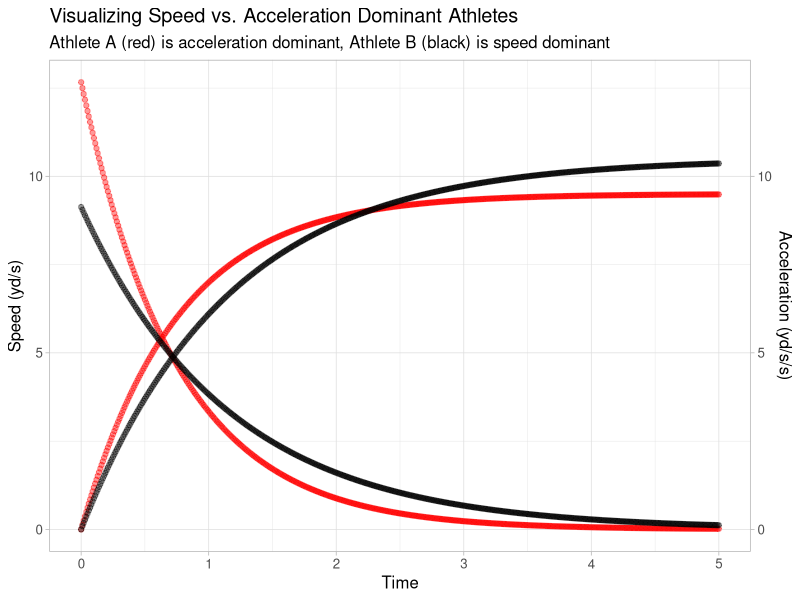

R code for this plot:
## ---- chunk 1
library(tidyverse)
## ---- chunk 2
df <- data.frame(time = seq(0, 5, by = 0.01)) %>%
mutate(speed = 9.5 * (1-exp(-time/.75)),
      accel = 9.5/.75 * exp(-time/.75),
      speed2 = 10.5 * (1-exp(-time/1.15)),
      accel2 = 10.5/1.15 * exp(-time/1.15))

options(repr.plot.width = 14, repr.plot.height = 8)

ggplot2::ggplot(data = df, aes(x = time, y = accel)) +
geom_point(colour = "red", alpha = 0.4) +
geom_point(aes(y = speed), colour = "red", alpha = 0.4) +
geom_point(aes(y = speed2), alpha = 0.4) +
geom_point(aes(y = accel2), alpha = 0.4) +
theme_light() +
ggtitle("Visualizing Speed vs. Acceleration Dominant Athletes") +
xlab("Time") +
ylab("Speed (yd/s)") +
scale_y_continuous("Speed (yd/s)",
                  sec.axis = dup_axis(name = "Acceleration (yd/s/s)")) +
theme(text = element_text(size = 12)) +
labs(subtitle = "Athlete A (red) is acceleration dominant, Athlete B (black) is speed dominant")
